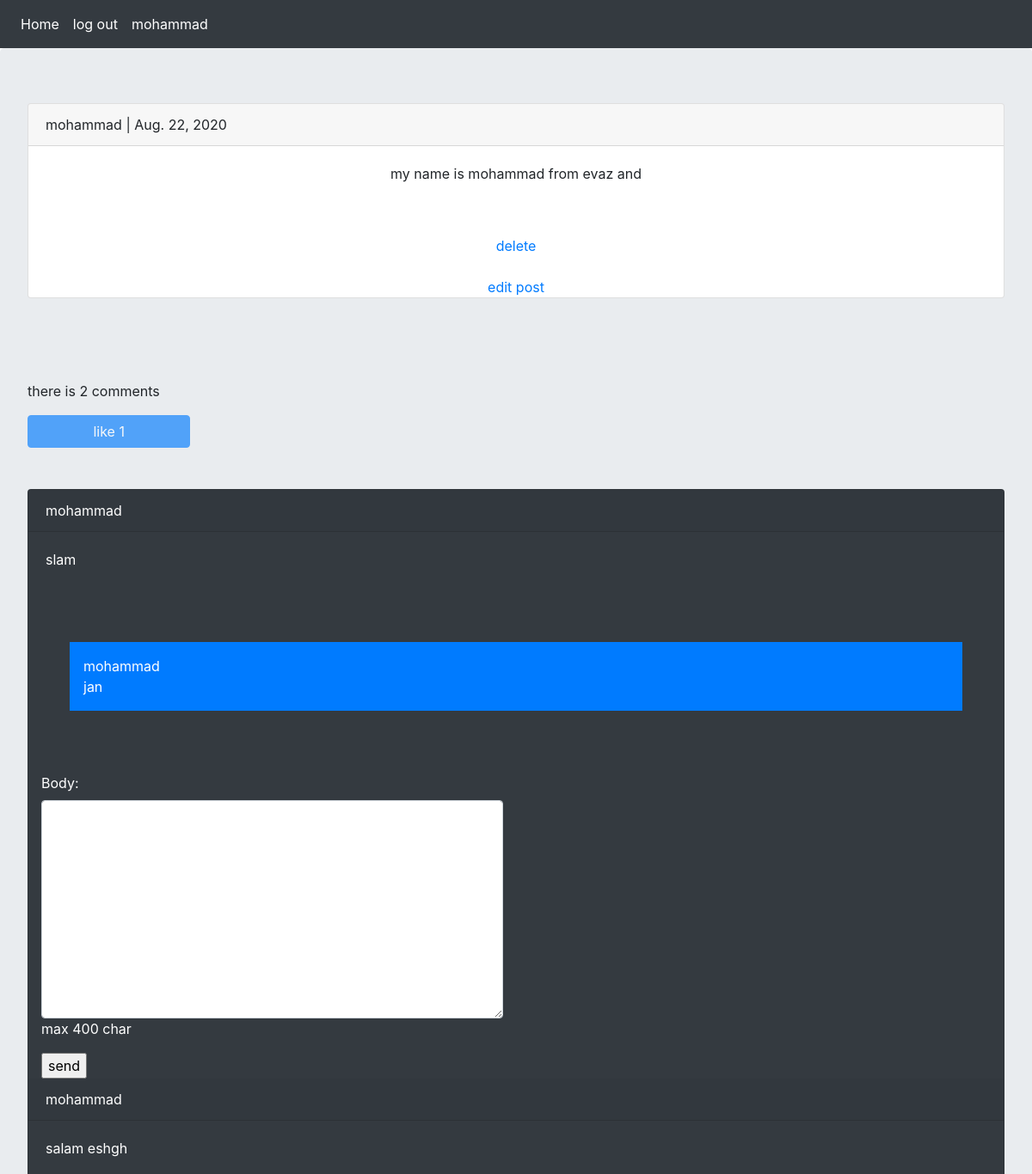
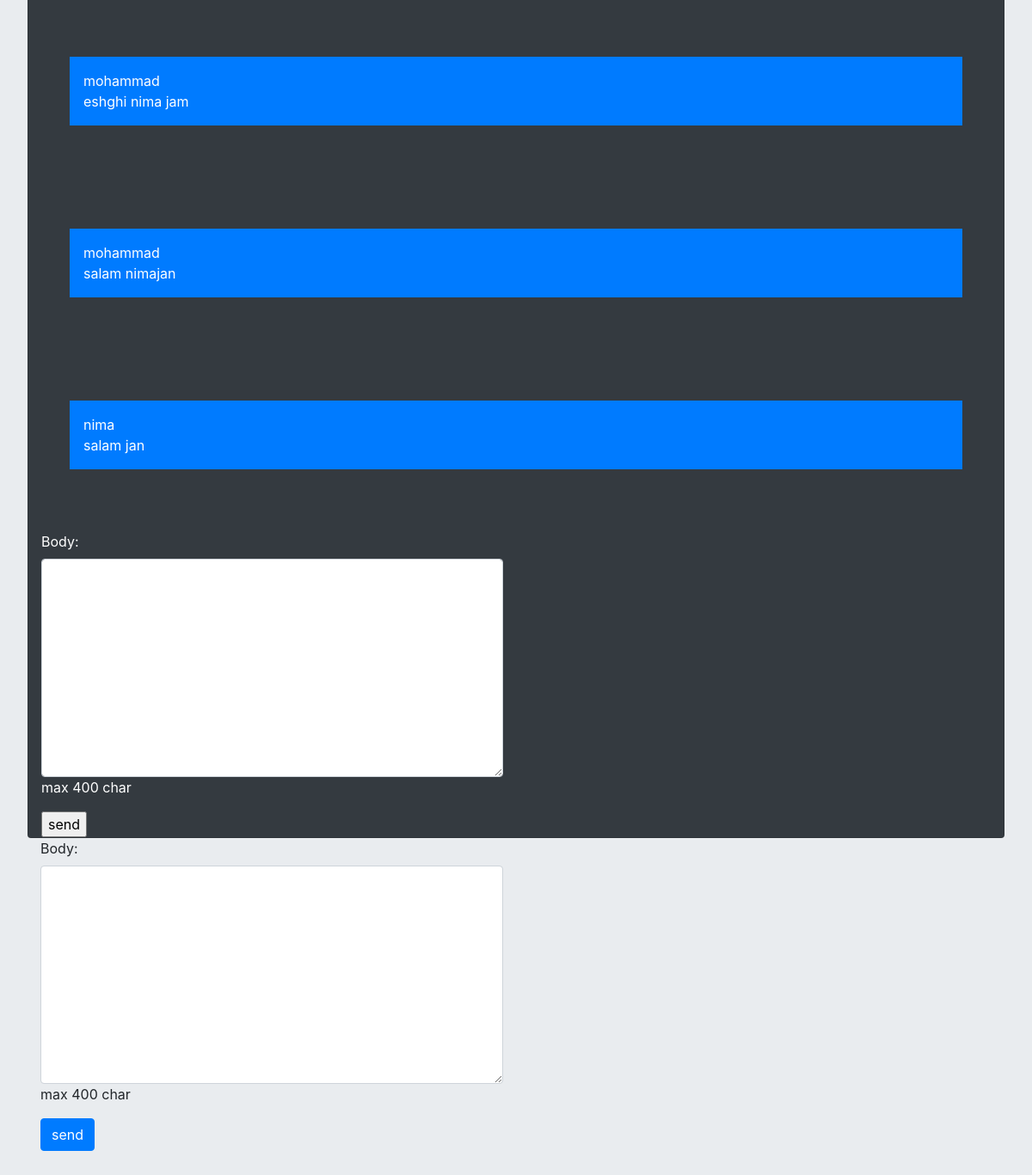
Screenshot of /2020/8/22/58/ (signed in) with the database file from the repository (2 pictures, top to bottom).
### posts/models.py (models this page shows, shortened)
class post(models.Model):
    user=models.ForeignKey(User, on_delete=models.CASCADE)
    body=models.TextField(max_length=500)
    slug=models.SlugField(max_length=200,allow_unicode=True)
    created=models.DateTimeField(auto_now_add=True)
    def like_count(self):
        return self.pvoted.count()
    def user_can_like(self,user):
        like=user.uvoted.all()
        qs=like.filter(post=self)
        if qs.exists():
            return True
        else:
            return False

class Comment(models.Model):
    user=models.ForeignKey(User,on_delete=models.CASCADE,related_name='ucomment')
    post=models.ForeignKey(post,on_delete=models.CASCADE ,related_name='pcomment')
    reply=models.ForeignKey('self',on_delete=models.CASCADE , null=True , blank=True,related_name='rcomment')
    is_reply= models.BooleanField(default=False)
    body=models.TextField(max_length=300)
    created=models.DateTimeField(auto_now_add=True)
    class Meta:
        ordering=('-created',)

### posts/views.py (the view, shortened to what this page needs)
# urls.py: path('<int:year>/<int:month>/<int:day>/<int:second>/',views.post_detail,name='post_detail'),
def post_detail(request,year,month,day,second):
    posts=get_object_or_404(post,created__year=year,created__month=month,created__day=day,created__second=second)
    comment = Comment.objects.filter(post=posts, is_reply=False)
    reply_form = AddCommentForm()
    can_like=False
    if request.user.is_authenticated:
        if posts.user_can_like(user=request.user):
            can_like=True
    form = AddCommentForm()
    return render(request,'posts/post_detail.html',{'posts':posts,'comments':comment,'form':form,'reply': reply_form ,'can_like':can_like})

### posts/forms.py
class AddCommentForm(forms.ModelForm):
    class Meta:
        model=Comment
        fields=('body',)
        widgets={
            'body': forms.Textarea(attrs={'class':'form-control'})
        }
        help_texts={
            'body':'max 400 char'
        }
        error_messages = {
            'body':{
                'required': 'این فیلد اجباری است',
            }
        }

### posts/templates/posts/post_detail.html (shortened to what this page needs)
{% extends 'base.html' %}
{% block content %}
    <div class="card">
    <p class="card-header">{{ posts.user }}  |  {{ posts.created|date }}</p>
    <p class="card-body text-center">{{ posts.body }}</p>
    {% if request.user.is_authenticated and request.user.id == posts.user.id %}
        <a class="text-center" href="{% url 'posts:post_delete' posts.user.id posts.id %}">delete</a>
        <a class="text-center" href="{%  url 'posts:post_edit' posts.user.id posts.id %}">edit post</a>
    {% endif %}
    </div>
    {%  with pc=comments.count %}
        <p> there is {{ pc }} comment{{ pc|pluralize }}</p>
    {% endwith %}
    {% if request.user.is_authenticated %}
        <a href="{% url 'posts:post_like' posts.id %}" class="btn btn-primary {% if can_like %} disabled {% endif %}col-md-2">like   {{ posts.like_count }}</a>
    {% endif %}
    <div class="card bg-dark text-white ">
        {% for comment in comments %}
            <P class="card-header">{{ comment.user }}</P>
            <p class="card-body">{{ comment.body }} </p>
            {% for reply in comment.rcomment.all %}
                <p class="bg-primary text-white p-3 m-5">{{ reply.user }} </br> {{ reply.body }}</p>
            {% endfor %}
            <div class="crad-body">
                    {% if request.user.is_authenticated %}
                    <form action="{% url 'posts:add_reply' posts.id comment.id %}" method="post" class="col-md-6">
                    {{ reply.as_p }}
                     <input type="submit" value="send">
                    </form>
                    {% else %}
                        <p>you should loged in then you can reply</p>
                    {% endif %}
</div>
        {% endfor %}
            </div>
    {% if request.user.is_authenticated %}
        <form action="" method="post" class="col-md-6" novalidate>
            {{ form.as_p }}
            <input type="submit" value="send" class="btn btn-primary">
        </form>
    {% endif %}
{% endblock %}

### templates/inc/navbar.html
<nav class="navbar navbar-expand-lg navbar-dark bg-dark">
    <div class="navbar-nav">
        <a class="nav-link active" href="{% url  'posts:all_posts' %}">Home</a>
        {% if request.user.is_authenticated %}
            <a class="nav-link active" href="{% url  'account:logout' %}">log out</a>
            <a class="nav-link active" href="{% url  'account:dashboard' request.user.id %}">{{ request.user}}</a>
        {% else %}
            <a class="nav-link active" href="{% url  'account:login' %}">login</a>
            <a class="nav-link active" href="{% url  'account:phone_login' %}">phone login</a>
            <a class="nav-link active" href="{% url  'account:register' %}">register</a>
        {% endif %}
    </div>
</nav>

### rows the page displays
post: user "mohammad", created "Aug. 22, 2020", body "my name is mohammad from evaz and", like_count "1"
Comment: user "mohammad", body "slam"
Comment: user "mohammad", body "jan"
Comment: user "mohammad", body "salam eshgh"
Comment: user "mohammad", body "eshghi nima jam"
Comment: user "mohammad", body "salam nimajan"
Comment: user "nima", body "salam jan"

### other values shown
{{ request.user }} "mohammad"
{{ pc }} "2"
